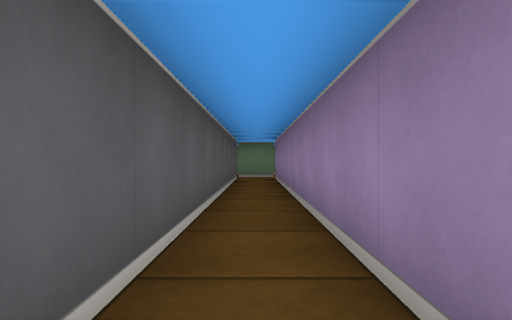
view 1 (above)

23 first-person views from a walk through a cub3D level. The camera is about half as high as the walls, looks level and sees 70° across. The floor is counted in squares. Each view is taken from the middle of a square. On the plan, view 1 faces up. The plan holds only what a view shows up to about 9 squares ahead; the rest is blank.

view 2
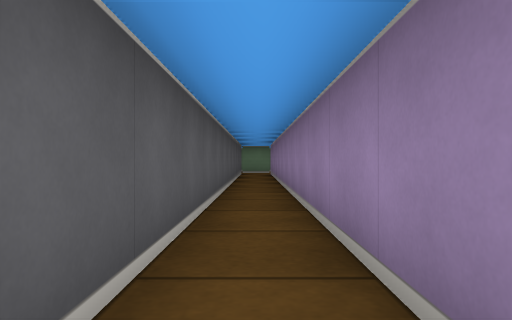

view 3
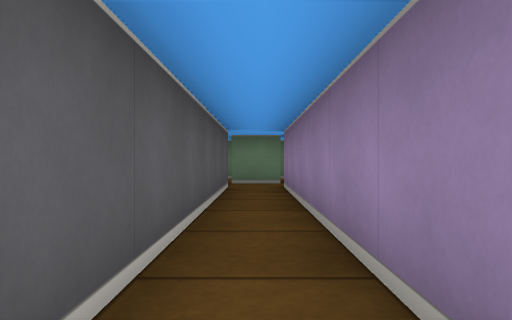

view 4
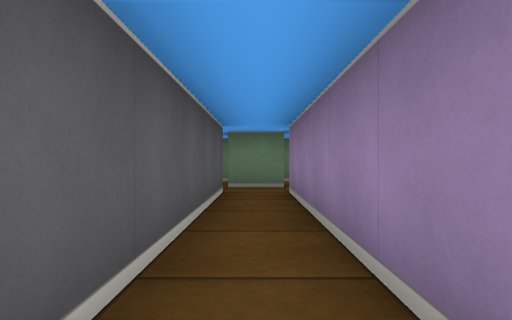

view 5
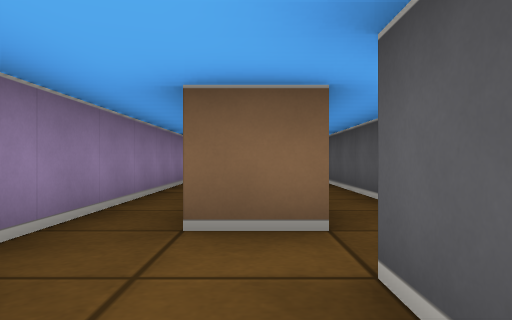

view 6
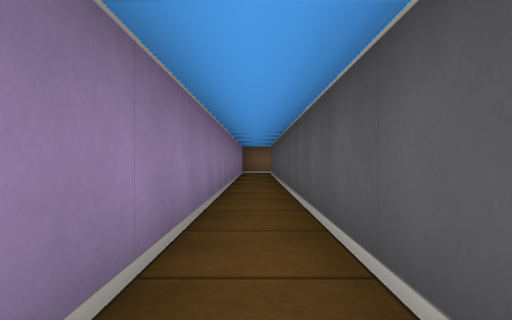

view 7
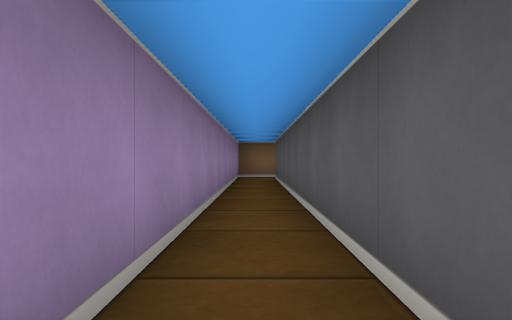

view 8
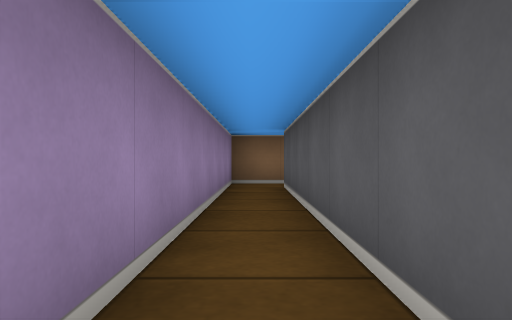

view 9
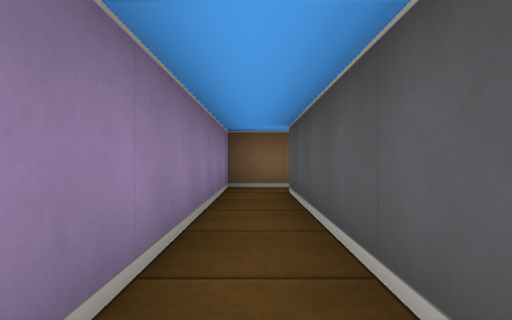

view 10
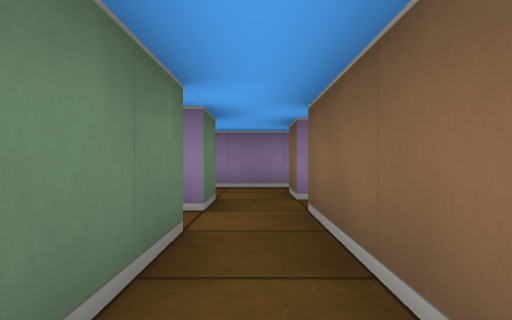

view 11
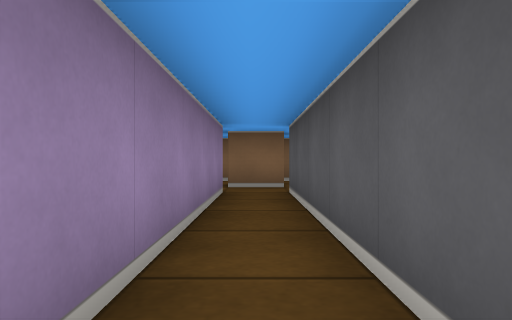

view 12
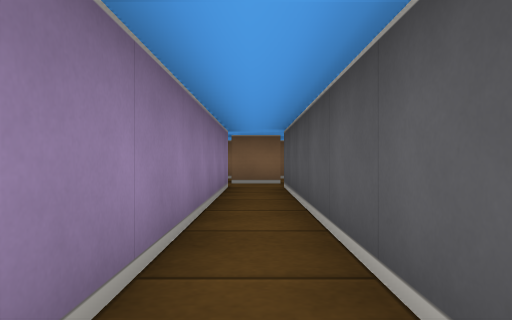

view 13
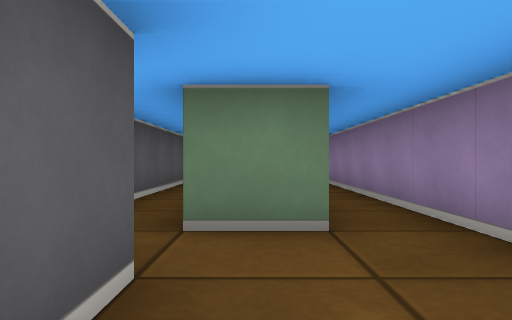

view 14
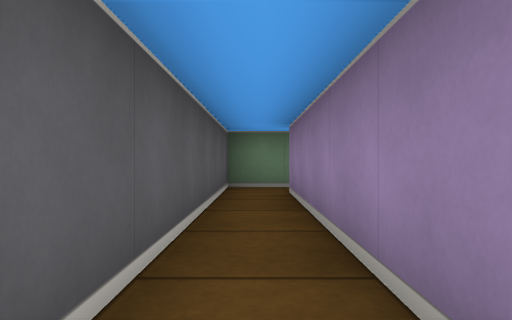

view 15
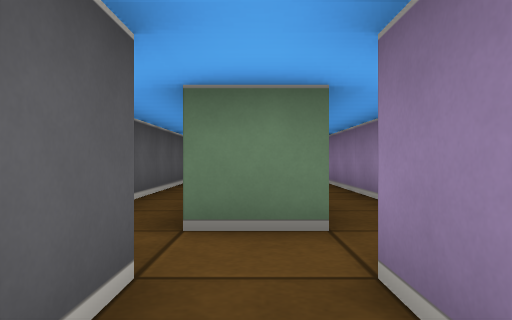

view 16
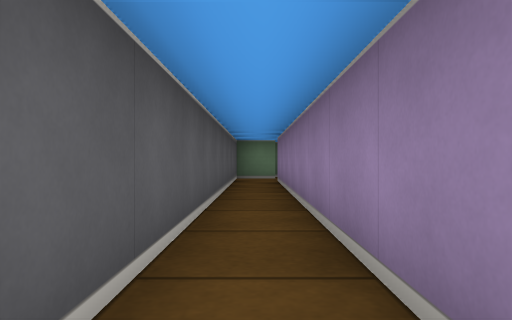

view 17
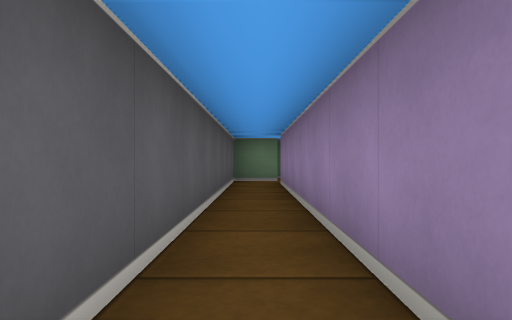

view 18
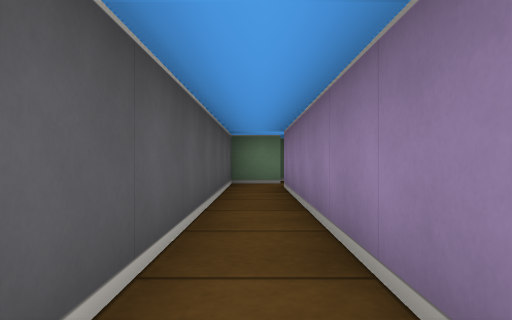

view 19
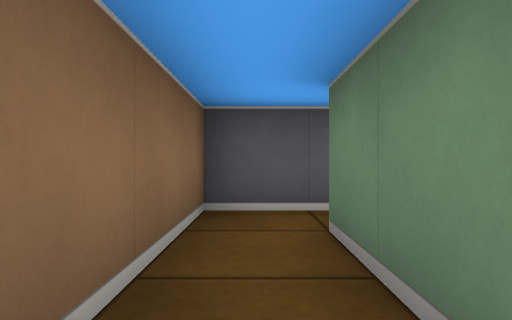

view 20
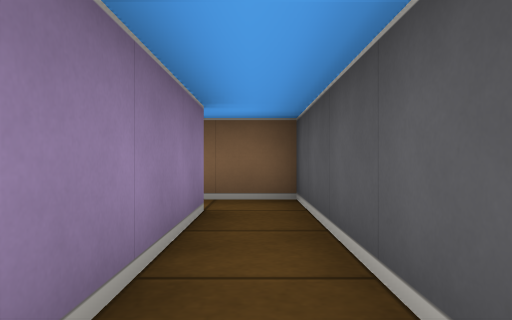

view 21
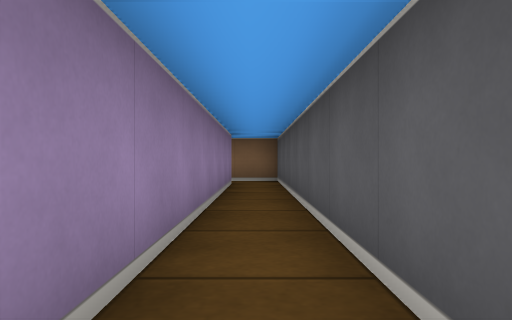

view 22
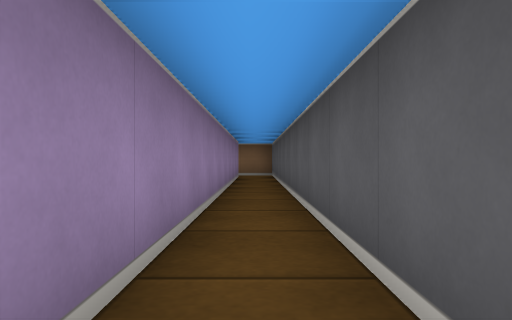

view 23
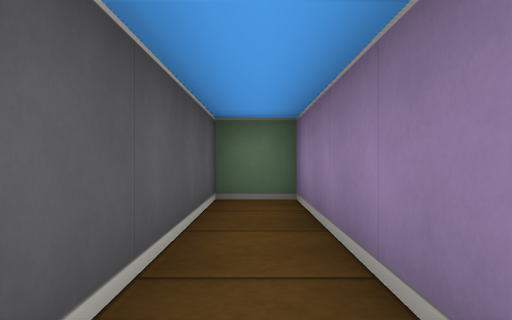

### Floor plan
Ten units are one square. View 1 is at (0, 0); x grows to the right and y downward. Boxes are objects, and circles mark ways between rooms. Rooms are numbered by the first view taken in them; rooms with no view inside come last. Other rooms are left out.
<svg viewBox="-50 -230 80 270">
<path fill="none" stroke="#000" d="M-15 -95 -5 -95 -5 24M-5 -105 -5 -115 5 -115 5 -105 -5 -105M-15 -115 -15 -105M15 -125 5 -125 5 -184M5 24 5 -95 15 -95 15 25M6 -195 -5 -195 -5 -125 -15 -125M14 35 25 35 25 -175M-15 -105 -35 -105 -35 -225 -45 -225 -45 -95 -15 -95M-15 -136 -15 -215M-25 -215 -25 -136"/>
<circle cx="-25" cy="-100" r="3" fill="#2a7"/>
<circle cx="-20" cy="-120" r="3" fill="#2a7"/>
<text x="0" y="-80">1</text>
<text x="-40" y="-150">2</text>
<text x="-20" y="-170">3</text>
</svg>
Room 1 opens to room 2. Room 1 opens to room 3.

Where each view was taken, in squares from view 1:
view 1: 0 up, 0 right, facing up
view 2: 3 down, 0 right, facing up
view 3: 3 up, 0 right, facing up
view 4: 4 up, 0 right, facing up
view 5: 12 up, 1 right, facing down
view 6: 10 up, 2 right, facing down
view 7: 7 up, 2 right, facing down
view 8: 4 up, 2 right, facing down
view 9: 3 up, 2 right, facing down
view 10: 10 up, 4 left, facing right
view 11: 18 up, 0 right, facing down
view 12: 19 up, 0 right, facing down
view 13: 10 up, 1 right, facing up
view 14: 13 up, 0 right, facing up
view 15: 10 up, 1 left, facing up
view 16: 13 up, 2 left, facing up
view 17: 14 up, 2 left, facing up
view 18: 15 up, 2 left, facing up
view 19: 10 up, 1 left, facing left
view 20: 14 up, 4 left, facing down
view 21: 18 up, 4 left, facing down
view 22: 21 up, 4 left, facing down
view 23: 18 up, 4 left, facing up
